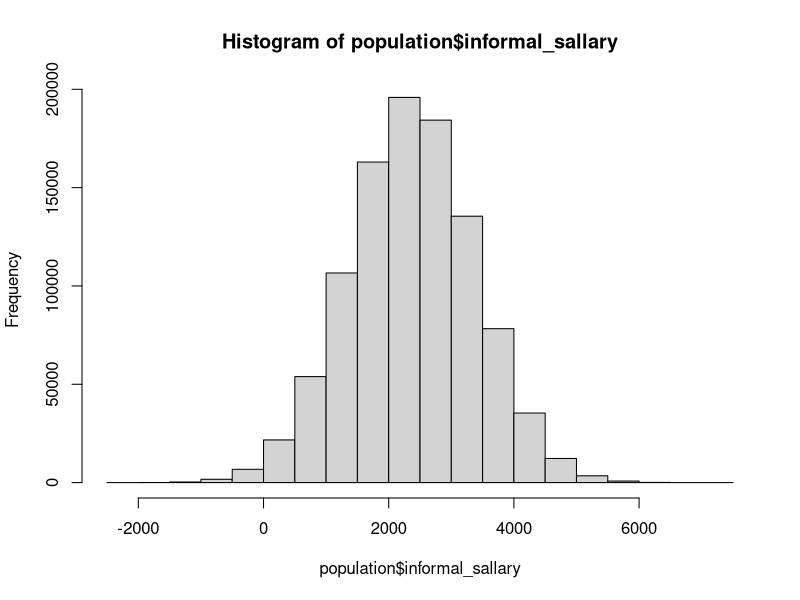
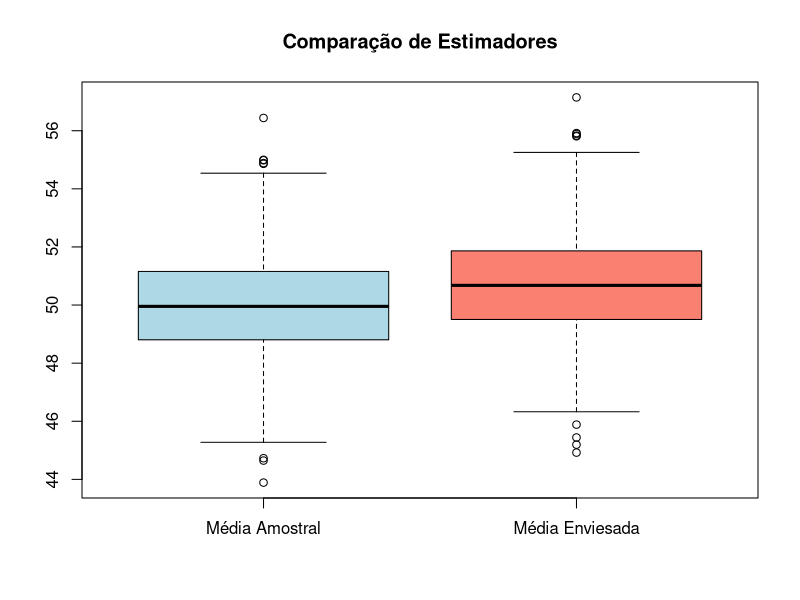

The R script that drew these images, in order:
## ---- chunk 1

library(dplyr)
library(ggplot2)
library(kableExtra)

my_options <- options(
  scipen = 999
)

mk_tbl <- function(data, table_title) {
  data |> 
    kable(caption = table_title, format = "html") |> 
    kable_styling(
      bootstrap_options = c("striped", "hover", "condensed", "responsive"),
      full_width = FALSE,
      position = "center"
    ) |> 
    # para gerar uma tabela que não ocupe a página toda e fique no meio
    scroll_box(width = "60%", extra_css = "margin: 0 auto;") 
}

## ---- chunk 2
#| code-fold: false

# definindo o tamanho da população
pop_size <- 1000000

set.seed(123)
population <- tibble(
  # id do indivíduo
  id = 1:pop_size,
  # gerando os valores de salário informal, supondo uma média populacional de 2375 e um desvio-padrão de 1000
  informal_sallary = rnorm(n = pop_size, mean = 2375, sd = 1000)
)

## ---- chunk 3

population |> 
  slice(
    1:5
  ) |> 
  mk_tbl(
    table_title = "Exemplo da população gerada"
  )

## ---- chunk 4

hist(population$informal_sallary)

## ---- chunk 5

set.seed(123)
sample_population <- population |> 
  sample_n(
    size = 100
  )

sample_population

## ---- chunk 6

mean(sample_population$informal_sallary)

## ---- chunk 7

set.seed(123)

# População "verdadeira"
populacao <- rnorm(100000, mean = 50, sd = 10)  # média populacional = 50

# Função para comparar dois estimadores
comparar_estimadores <- function(n_amostra, n_simulacoes = 1000) {
  medias_amostrais <- numeric(n_simulacoes)
  medias_enviesadas <- numeric(n_simulacoes)

  for (i in 1:n_simulacoes) {
    amostra <- sample(populacao, size = n_amostra, replace = FALSE)

    # Estimador não viesado: média amostral
    medias_amostrais[i] <- mean(amostra)

    # Estimador enviesado (exemplo artificial): média sem o menor valor da amostra
    amostra_enviesada <- amostra[-which.min(amostra)]
    medias_enviesadas[i] <- mean(amostra_enviesada)
  }

  # Resultados
  cat("Média populacional real:", mean(populacao), "\n")
  cat("Média das médias amostrais (não viesado):", mean(medias_amostrais), "\n")
  cat("Média das médias enviesadas:", mean(medias_enviesadas), "\n")

  # Comparação visual
  boxplot(
    medias_amostrais, medias_enviesadas,
    names = c("Média Amostral", "Média Enviesada"),
    main = "Comparação de Estimadores",
    col = c("lightblue", "salmon")
  )
}

# Executar comparação com amostras de tamanho 30
comparar_estimadores(n_amostra = 30)
